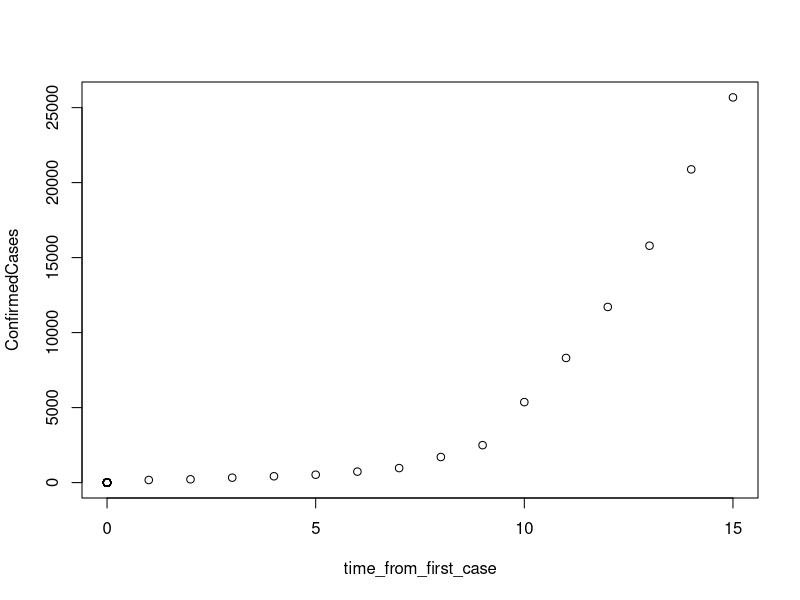
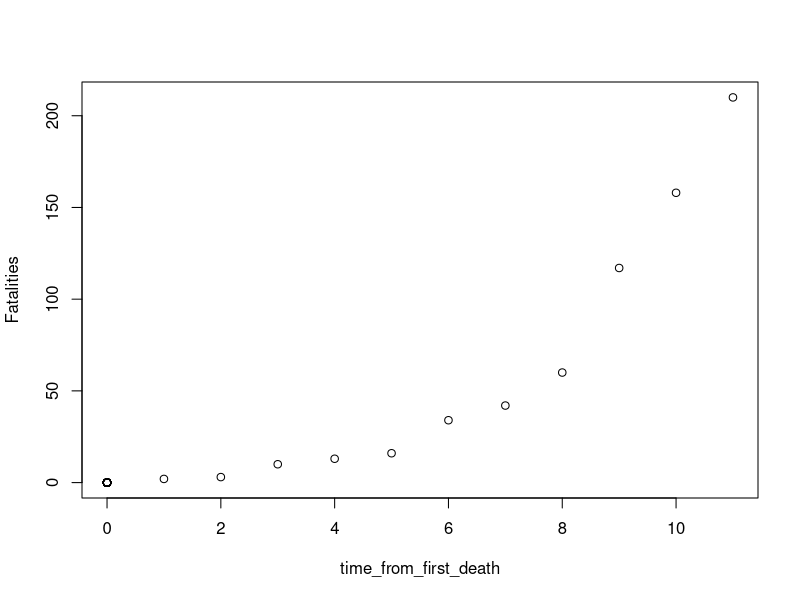

These charts were generated, in order, by the following R code: (Note: this script raises an error after producing the figures.)
## ---- chunk 1
knitr::opts_chunk$set(echo = TRUE)
library(tidyverse)
## ---- chunk 2
covid19 <- read_csv("covid19-1.csv")
## ---- chunk 3
NY_dat = covid19 %>% filter(`Province/State` == "New York")

#Initialize column - time from 1st case
NY_dat$time_from_first_case <- rep(0, dim(NY_dat)[1])
#Find location of first confirmed case
case = sum(NY_dat$ConfirmedCases == 0)
#Fill in column
j = 1
for (i in (case+1):dim(NY_dat)[1]) {
  NY_dat$time_from_first_case[i] = j
  j = j+1
}

#Check whether logistic curve is good aproximation - cases
plot(ConfirmedCases ~ time_from_first_case, data = NY_dat) 

#Initialize column - time from 1st death
NY_dat$time_from_first_death <- rep(0, dim(NY_dat)[1])
#Find location of first confirmed case
deaths = sum(NY_dat$Fatalities == 0)
#Fill in column
j = 1
for (i in (deaths+1):dim(NY_dat)[1]) {
  NY_dat$time_from_first_death[i] = j
  j = j+1
}

#Check whether logistic curve is good aproximation - fatalities
plot(Fatalities ~ time_from_first_death, data = NY_dat) 

#Appears to have exponential growth, will try logistic growth model however
## ---- chunk 4
#create desired variables, remove regions with less than 14 days with cases
covid19_country <- covid19 %>%
  group_by(`Country/Region`, Date) %>%
  summarise(ConfirmedCases = sum(ConfirmedCases),
            Fatalities = sum(Fatalities)) %>% 
  filter(ConfirmedCases != 0) %>%
  mutate(Date = as.Date(Date, format="%m/%d/%Y")) %>%
  arrange(`Country/Region`, Date) %>%
  mutate(
    time_from_first_case = ifelse(ConfirmedCases >= 1, 1, 0),
         time_from_first_case = cumsum(time_from_first_case),
         time_from_first_death = ifelse(Fatalities >= 1, 1, 0),
         time_from_first_death = cumsum(time_from_first_death)) %>%
  filter(max(time_from_first_case) >= 14)
## ---- chunk 5
#Find estimates per country of cases - premade R function
cases_country_curves <- covid19_country %>%
  split(.$`Country/Region`) %>%
  map(~coefficients(drm(ConfirmedCases ~ time_from_first_case, fct = L.3(), data = .)))

cases_country_curves <- data.frame(matrix(unlist(cases_country_curves), nrow=length(cases_country_curves), byrow=T))

cases_country_curves <- cbind(cases_country_curves, Country = levels(factor(covid19_country$`Country/Region`))) %>%
  rename(B = "X1", A = "X2", C = "X3")


#Find estimates per country of fatalities - premade R function
#Fails to converge, use oy countries with time since first death >= 14
covid19_country_fatal <- covid19_country %>%
  filter(max(time_from_first_death) >= 14)
fatalities_country_curves <- covid19_country_fatal %>% 
  split(.$`Country/Region`) %>%
  map(~coefficients(drm(Fatalities ~ time_from_first_death, fct = L.3(), data = .)))

fatalities_country_curves <- data.frame(matrix(unlist(fatalities_country_curves), nrow=length(fatalities_country_curves), byrow=T))

fatalities_country_curves <- cbind(fatalities_country_curves, Country = levels(factor(covid19_country_fatal$`Country/Region`))) %>%
  rename(B = "X1", A = "X2", C = "X3")
